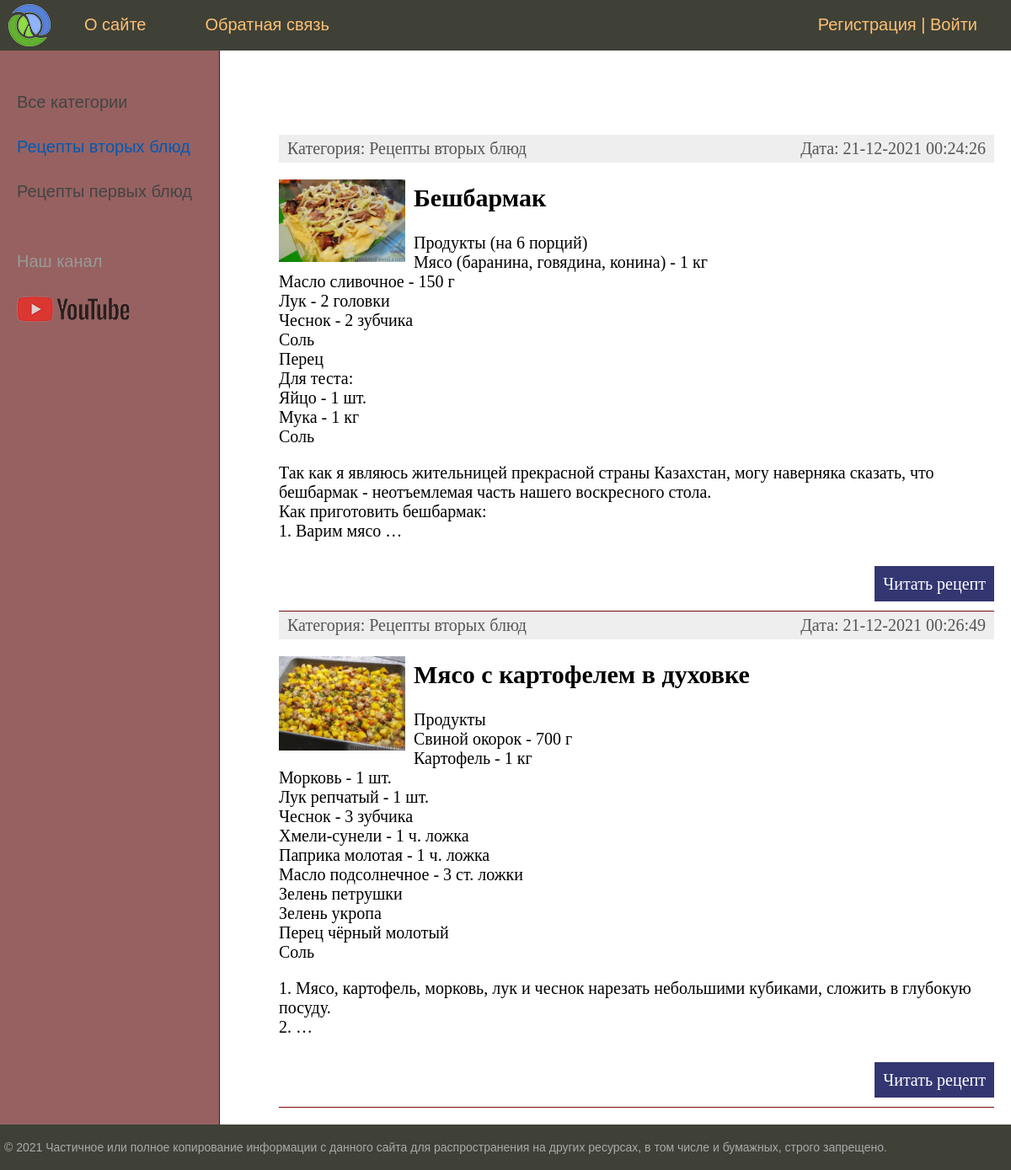
Page /category/recepty-vtoryh-blyud/ on the committed database.
### post/models.py (models this page shows, shortened)
class Category(models.Model):
    name = models.CharField(max_length=100, db_index=True, verbose_name="Категории")
    slug = models.SlugField(max_length=255, unique=True, db_index=True, verbose_name="URL")
    def __str__(self):
        return self.name
    def get_absolute_url(self):
        return reverse('category', kwargs={'cat_slug': self.slug})
    class Meta:
        verbose_name = 'Категория'
        verbose_name_plural = 'Категории'
        ordering = ['id']

class Recipe(models.Model):
    title = models.CharField(max_length=255, verbose_name="Заголовок")
    slug = models.SlugField(max_length=255, unique=True, db_index=True, verbose_name="URL")
    content = models.TextField(blank=True, verbose_name="Рецепт")
    photo = models.ImageField(upload_to="photos/%Y/%m/%d/", verbose_name="Фото")
    time_create = models.DateTimeField(auto_now_add=True, verbose_name="Время создания")
    time_update = models.DateTimeField(auto_now=True, verbose_name="Время изменения")
    is_published = models.BooleanField(default=True, verbose_name="Публикация")
    cat = models.ForeignKey('Category', on_delete=models.PROTECT, verbose_name="Категории")
    def get_absolute_url(self):
            return reverse('post', kwargs={'post_slug': self.slug})
    class Meta:
        verbose_name = 'Рецепт'
        verbose_name_plural = 'Рецепты'
        ordering = ['id']

### post/views.py (the view)
# urls.py: path('category/<slug:cat_slug>/', RecipeCategory.as_view(), name='category'),
class RecipeCategory(DataMixin, ListView):
    model = Recipe
    template_name = 'post/index.html'
    context_object_name = 'posts'
    allow_empty = False
    def get_queryset(self):
        return Recipe.objects.filter(cat__slug=self.kwargs['cat_slug'], is_published=True).select_related('cat')
    def get_context_data(self, *, object_list=None, **kwargs):
        context = super().get_context_data(**kwargs)
        c = Category.objects.get(slug=self.kwargs['cat_slug'])
        c_def = self.get_user_context(title='Категория - ' + str(c.name),
                                      cat_selected=c.pk)
        return context | c_def

### post/utils.py (called while the page is built)
    def get_user_context(self, **kwargs):
        context = kwargs
        cats = Category.objects.annotate(Count('recipe'))
        user_menu = menu.copy()
        if not self.request.user.is_authenticated:
            user_menu.pop(1)
        context['menu'] = user_menu
        context['cats'] = cats
        if 'cat_selected' not in context:
            context['cat_selected'] = 0
        return context

### post/templates/post/index.html (shortened to what this page needs)
{% extends 'post/base.html' %}
{% block content %}
<ul class="list-articles">
	{% for p in posts %}
			<li><div class="article-panel">
	<p class="first">Категория: {{p.cat}}</p>
	<p class="last">Дата: {{p.time_update|date:"d-m-Y H:i:s"}}</p>
</div>
{% if p.photo %}
	<p><img class="img-article-left thumb" src="{{p.photo.url}}"></p>
{% endif %}
				<h2>{{p.title}}</h2>
	{% autoescape on %}
	{{p.content|linebreaks|truncatewords:50}}
	{% endautoescape %}
			<p class="link-read-post"><a href="{{ p.get_absolute_url }}">Читать рецепт</a></p>
			</li>
	{% endfor %}
</ul>
{% endblock %}

### post/templates/post/base.html (shortened to what this page needs)
{% load static %}
{% load post_tags %}
<!DOCTYPE html>
<html>
<head>
	<link type="text/css" href="{% static 'post/css/styles.css' %}" rel="stylesheet" />
</head>
<body>
<table class="table-page" border=0 cellpadding="0" cellspacing="0">
<tr><td valign=top>
{% block mainmenu %}
		<div class="header">
			<ul id="mainmenu" class="mainmenu">
			<li class="logo"><a href="{% url 'home' %}"><div class="logo"></div></a></li>
{% for m in menu %}
			<li><a href="{% url m.url_name %}">{{m.title}}</a></li>
{% endfor %}
				{% if request.user.is_authenticated %}
				<li class="last"> {{user.username}} | <a href="{% url 'logout' %}">Выйти</a></li>
				{% else %}
				<li class="last"><a href="{% url 'register' %}">Регистрация</a> | <a href="{% url 'login' %}">Войти</a></li>
				{% endif %}
			</ul>
		</div>
{% endblock mainmenu %}
<table class="table-content" border=0 cellpadding="0" cellspacing="0">
<tr>
	<td valign="top" class="left-chapters">
	<ul id="leftchapters">
{% if cat_selected == 0 %}
		<li class="selected">Все категории</li>
{% else %}
		<li><a href="{% url 'home' %}">Все категории</a></li>
{% endif %}
{% for c in cats %}
{% if c.recipe__count > 0 %}
	{% if c.pk == cat_selected %}
		<li class="selected">{{c.name}}</li>
	{% else %}
		<li><a href="{{ c.get_absolute_url }}">{{c.name}}</a></li>
	{% endif %}
{% endif %}
{% endfor %}
		<li class="share">
		<p>Наш канал</p>
		<a class="share-yt" href="https://www.youtube.com/channel/UCvGIDOS-qst0BHeLG-RX5YA" target="_blank" rel="nofollow"></a>
		</li>
	</ul>
</td>
<td valign="top" class="content">
	<div class="content-text">
{% block content %}
{% endblock %}
	</div>
</td></tr></table>
</td></tr>
<tr><td valign=top>
	<div id="footer">
		<p>&copy; 2021 Частичное или полное копирование информации с данного сайта для распространения на других ресурсах, в том числе и бумажных, строго запрещено.</p>
	</div>
</td></tr></table>
</body>
</html>

### post/static/post/css/styles.css (style rules this page uses)
html, body { font-family: 'Arial'; margin: 0; padding: 0; height: 100%; width: 100%; color: rgb(107, 53, 53); }
a { color: #0059b2; text-decoration: none; }
img { max-width: 600px; height: auto; }
img.img-article-left { max-width: 300px; height: auto; float: left; padding: 0 10px 10px 0; }
img.img-article-left.thumb { max-width: 150px; height: auto; }
p.link-read-post { text-align: right; }
p.link-read-post a { padding: 10px; min-width: 100px; background: #333671; color: #fff; text-decoration: none; }
div.article-panel { background: #eee; padding: 5px 10px 5px 10px; box-sizing border-box; overflow: hidden; color: #555; }
div.article-panel p.first { margin: 0; float: left; }
div.article-panel p.last { margin: 0; float: right; }
ul.list-articles { list-style: none; margin: 0; padding: 0; }
ul.list-articles li { border-bottom: 1px solid rgb(126, 10, 10); }
.table-page { width: 100%; height: 100%; vertical-align: top; }
.table-page tr { height: 100%; }
.header { background: #3F4137; height: 60px; }
.logo { background: url('../images/logo.png') no-repeat 10px 5px; width: 70px; height: 60px; }
ul.mainmenu { list-style: none; margin: 0; padding: 0; height: 60px; color: #fdc073; font-size: 20px; overflow: hidden; }
ul.mainmenu li { float: left; margin: 18px 40px 0 30px; }
ul.mainmenu li.logo { margin: 0; }
ul.mainmenu li.last { float: right; }
ul.mainmenu li a { color: #fdc073; text-decoration: none; }
.table-content { width: 100%; min-height: 100%; height: 100%; }
.left-chapters { margin: 0; background: rgb(151, 97, 97); border-right: 1px solid rgb(80, 21, 21); min-height: 100%; }
.left-chapters ul { width: 230px; min-height: 100%; margin: 0; padding: 20px 10px 10px 20px; list-style: none; font-size: 20px; }
.left-chapters ul li { margin: 30px 0 0 0; color: #999; }
.left-chapters ul li.selected { color: #0059b2; }
.left-chapters ul li a { color: #444; text-decoration: none; }
.left-chapters ul li.share { margin: 60px 0 0 0; }
.left-chapters ul li.share p { margin: 30px 0 30px 0; }
.left-chapters ul li.share a { display: inline-block; width: 40px; height: 40px; margin: 0 20px 0 0; }
.left-chapters ul li.share a.share-yt { width: 100%; height: 30px; background: url('../images/share_yt.png') no-repeat 0 0 }
.content { padding: 40px 20px 20px 40px; width: 100%; box-sizing: border-box; }
.content-text { margin: 60px 0 0 30px; color: #000; font-size: 20px; font-family: Yandex Sans Display Light; }
#footer { box-sizing: border-box; background: #3F4137; padding: 5px; color: #aaa; font-size: 14px; font-family: Verdana, Geneva, Arial, Helvetica; text-align: left; overflow: hidden; }

### rows in the picture
Category: name "Рецепты вторых блюд"
Category: name "Рецепты первых блюд"
Recipe: cat "Рецепты вторых блюд", time_update "21-12-2021 00:24:26", photo (picture), title "Бешбармак", content "Продукты (на 6 порций) Мясо (баранина, говядина, конина) - 1 кг Масло сливочное - 150 г Лук - 2 головки Чеснок - 2 зубчика Соль Перец Для теста: Яйцо - 1 шт. Мука - 1 кг Соль Так как я являюсь жительницей прекрасной страны Казахстан, могу наверняка сказать, что бешбармак - неотъемлемая часть нашего воскресного стола. Как приготовить бешбармак: 1. Варим мясо …"
Recipe: cat "Рецепты вторых блюд", time_update "21-12-2021 00:26:49", photo (picture), title "Мясо с картофелем в духовке", content "Продукты Свиной окорок - 700 г Картофель - 1 кг Морковь - 1 шт. Лук репчатый - 1 шт. Чеснок - 3 зубчика Хмели-сунели - 1 ч. ложка Паприка молотая - 1 ч. ложка Масло подсолнечное - 3 ст. ложки Зелень петрушки Зелень укропа Перец чёрный молотый Соль 1. Мясо, картофель, морковь, лук и чеснок нарезать небольшими кубиками, сложить в глубокую посуду. 2. …"

### other values in the picture
{{ m.title }} "О сайте" "Обратная связь"
